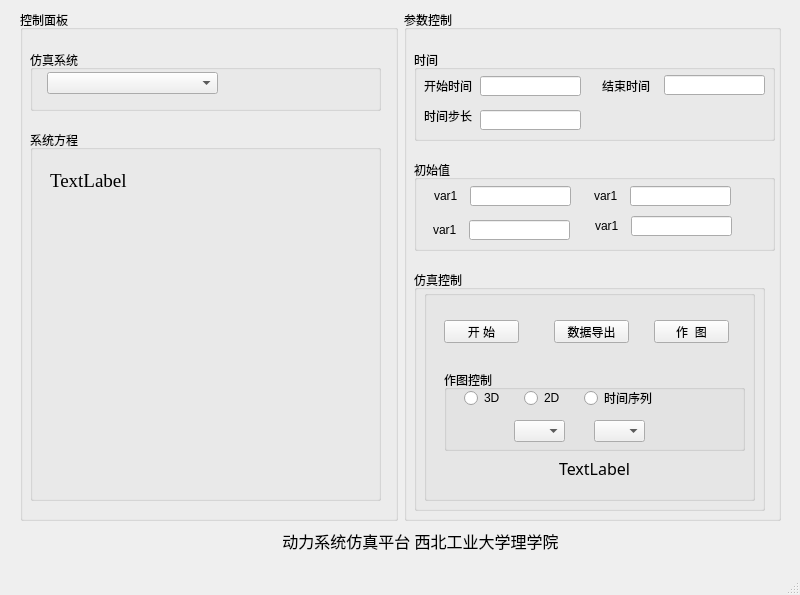
<?xml version="1.0" encoding="UTF-8"?>
<ui version="4.0">
 <class>mainWindow</class>
 <widget class="QMainWindow" name="mainWindow">
  <property name="geometry">
   <rect>
    <x>0</x>
    <y>0</y>
    <width>800</width>
    <height>595</height>
   </rect>
  </property>
  <property name="windowTitle">
   <string>动力系统演示平台</string>
  </property>
  <widget class="QWidget" name="centralwidget">
   <widget class="QWidget" name="layoutWidget">
    <property name="geometry">
     <rect>
      <x>20</x>
      <y>10</y>
      <width>761</width>
      <height>511</height>
     </rect>
    </property>
    <layout class="QHBoxLayout" name="horizontalLayout">
     <item>
      <widget class="QGroupBox" name="groupBox">
       <property name="title">
        <string>控制面板</string>
       </property>
       <widget class="QGroupBox" name="groupBox_3">
        <property name="geometry">
         <rect>
          <x>10</x>
          <y>40</y>
          <width>351</width>
          <height>61</height>
         </rect>
        </property>
        <property name="title">
         <string>仿真系统</string>
        </property>
        <widget class="QComboBox" name="systemSelect">
         <property name="geometry">
          <rect>
           <x>17</x>
           <y>22</y>
           <width>171</width>
           <height>22</height>
          </rect>
         </property>
        </widget>
       </widget>
       <widget class="QGroupBox" name="groupBox_4">
        <property name="geometry">
         <rect>
          <x>10</x>
          <y>120</y>
          <width>351</width>
          <height>371</height>
         </rect>
        </property>
        <property name="title">
         <string>系统方程</string>
        </property>
        <widget class="QLabel" name="funLabel">
         <property name="geometry">
          <rect>
           <x>20</x>
           <y>40</y>
           <width>291</width>
           <height>291</height>
          </rect>
         </property>
         <property name="font">
          <font>
           <family>Times New Roman</family>
           <pointsize>14</pointsize>
          </font>
         </property>
         <property name="text">
          <string>TextLabel</string>
         </property>
         <property name="alignment">
          <set>Qt::AlignLeading|Qt::AlignLeft|Qt::AlignTop</set>
         </property>
        </widget>
       </widget>
      </widget>
     </item>
     <item>
      <widget class="QGroupBox" name="groupBox_2">
       <property name="title">
        <string>参数控制</string>
       </property>
       <widget class="QGroupBox" name="groupBox_5">
        <property name="geometry">
         <rect>
          <x>10</x>
          <y>40</y>
          <width>361</width>
          <height>91</height>
         </rect>
        </property>
        <property name="title">
         <string>时间</string>
        </property>
        <widget class="QLabel" name="label">
         <property name="geometry">
          <rect>
           <x>10</x>
           <y>30</y>
           <width>54</width>
           <height>12</height>
          </rect>
         </property>
         <property name="text">
          <string>开始时间</string>
         </property>
        </widget>
        <widget class="QLabel" name="label_2">
         <property name="geometry">
          <rect>
           <x>188</x>
           <y>30</y>
           <width>54</width>
           <height>12</height>
          </rect>
         </property>
         <property name="text">
          <string>结束时间</string>
         </property>
        </widget>
        <widget class="QLabel" name="label_3">
         <property name="geometry">
          <rect>
           <x>10</x>
           <y>60</y>
           <width>54</width>
           <height>12</height>
          </rect>
         </property>
         <property name="text">
          <string>时间步长</string>
         </property>
        </widget>
        <widget class="QLineEdit" name="lineEdit">
         <property name="geometry">
          <rect>
           <x>66</x>
           <y>26</y>
           <width>101</width>
           <height>20</height>
          </rect>
         </property>
        </widget>
        <widget class="QLineEdit" name="lineEdit_2">
         <property name="geometry">
          <rect>
           <x>250</x>
           <y>25</y>
           <width>101</width>
           <height>20</height>
          </rect>
         </property>
        </widget>
        <widget class="QLineEdit" name="lineEdit_3">
         <property name="geometry">
          <rect>
           <x>66</x>
           <y>60</y>
           <width>101</width>
           <height>20</height>
          </rect>
         </property>
        </widget>
       </widget>
       <widget class="QGroupBox" name="groupBox_6">
        <property name="geometry">
         <rect>
          <x>10</x>
          <y>150</y>
          <width>361</width>
          <height>91</height>
         </rect>
        </property>
        <property name="title">
         <string>初始值</string>
        </property>
        <widget class="QLabel" name="var1">
         <property name="geometry">
          <rect>
           <x>20</x>
           <y>30</y>
           <width>54</width>
           <height>12</height>
          </rect>
         </property>
         <property name="text">
          <string>var1</string>
         </property>
        </widget>
        <widget class="QLineEdit" name="lineEdit_4">
         <property name="geometry">
          <rect>
           <x>56</x>
           <y>26</y>
           <width>101</width>
           <height>20</height>
          </rect>
         </property>
        </widget>
        <widget class="QLabel" name="var1_2">
         <property name="geometry">
          <rect>
           <x>180</x>
           <y>30</y>
           <width>54</width>
           <height>12</height>
          </rect>
         </property>
         <property name="text">
          <string>var1</string>
         </property>
        </widget>
        <widget class="QLineEdit" name="lineEdit_5">
         <property name="geometry">
          <rect>
           <x>216</x>
           <y>26</y>
           <width>101</width>
           <height>20</height>
          </rect>
         </property>
        </widget>
        <widget class="QLabel" name="var1_3">
         <property name="geometry">
          <rect>
           <x>19</x>
           <y>64</y>
           <width>54</width>
           <height>12</height>
          </rect>
         </property>
         <property name="text">
          <string>var1</string>
         </property>
        </widget>
        <widget class="QLineEdit" name="lineEdit_6">
         <property name="geometry">
          <rect>
           <x>55</x>
           <y>60</y>
           <width>101</width>
           <height>20</height>
          </rect>
         </property>
        </widget>
        <widget class="QLabel" name="var1_4">
         <property name="geometry">
          <rect>
           <x>181</x>
           <y>60</y>
           <width>54</width>
           <height>12</height>
          </rect>
         </property>
         <property name="text">
          <string>var1</string>
         </property>
        </widget>
        <widget class="QLineEdit" name="lineEdit_7">
         <property name="geometry">
          <rect>
           <x>217</x>
           <y>56</y>
           <width>101</width>
           <height>20</height>
          </rect>
         </property>
        </widget>
       </widget>
       <widget class="QGroupBox" name="groupBox_7">
        <property name="geometry">
         <rect>
          <x>10</x>
          <y>260</y>
          <width>351</width>
          <height>241</height>
         </rect>
        </property>
        <property name="title">
         <string>仿真控制</string>
        </property>
        <widget class="QGroupBox" name="groupBox_8">
         <property name="geometry">
          <rect>
           <x>10</x>
           <y>20</y>
           <width>331</width>
           <height>211</height>
          </rect>
         </property>
         <property name="title">
          <string/>
         </property>
         <widget class="QPushButton" name="dataExport">
          <property name="geometry">
           <rect>
            <x>130</x>
            <y>30</y>
            <width>75</width>
            <height>23</height>
           </rect>
          </property>
          <property name="text">
           <string>数据导出</string>
          </property>
         </widget>
         <widget class="QPushButton" name="start">
          <property name="geometry">
           <rect>
            <x>20</x>
            <y>30</y>
            <width>75</width>
            <height>23</height>
           </rect>
          </property>
          <property name="text">
           <string>开 始</string>
          </property>
         </widget>
         <widget class="QPushButton" name="visual">
          <property name="geometry">
           <rect>
            <x>230</x>
            <y>30</y>
            <width>75</width>
            <height>23</height>
           </rect>
          </property>
          <property name="text">
           <string>作  图</string>
          </property>
         </widget>
         <widget class="QGroupBox" name="groupBox_9">
          <property name="geometry">
           <rect>
            <x>20</x>
            <y>80</y>
            <width>301</width>
            <height>81</height>
           </rect>
          </property>
          <property name="title">
           <string>作图控制</string>
          </property>
          <widget class="QRadioButton" name="radioButton1">
           <property name="geometry">
            <rect>
             <x>20</x>
             <y>20</y>
             <width>41</width>
             <height>16</height>
            </rect>
           </property>
           <property name="text">
            <string>3D</string>
           </property>
          </widget>
          <widget class="QRadioButton" name="radioButton2">
           <property name="geometry">
            <rect>
             <x>80</x>
             <y>20</y>
             <width>41</width>
             <height>16</height>
            </rect>
           </property>
           <property name="text">
            <string>2D</string>
           </property>
          </widget>
          <widget class="QRadioButton" name="radioButton3">
           <property name="geometry">
            <rect>
             <x>140</x>
             <y>20</y>
             <width>71</width>
             <height>16</height>
            </rect>
           </property>
           <property name="text">
            <string>时间序列</string>
           </property>
          </widget>
          <widget class="QComboBox" name="comboBox1">
           <property name="geometry">
            <rect>
             <x>70</x>
             <y>50</y>
             <width>51</width>
             <height>22</height>
            </rect>
           </property>
          </widget>
          <widget class="QComboBox" name="comboBox2">
           <property name="geometry">
            <rect>
             <x>150</x>
             <y>50</y>
             <width>51</width>
             <height>22</height>
            </rect>
           </property>
          </widget>
         </widget>
         <widget class="QLabel" name="label_5">
          <property name="geometry">
           <rect>
            <x>130</x>
            <y>170</y>
            <width>81</width>
            <height>16</height>
           </rect>
          </property>
          <property name="font">
           <font>
            <family>SimSun-ExtB</family>
            <pointsize>12</pointsize>
           </font>
          </property>
          <property name="text">
           <string>TextLabel</string>
          </property>
          <property name="alignment">
           <set>Qt::AlignCenter</set>
          </property>
         </widget>
        </widget>
       </widget>
      </widget>
     </item>
    </layout>
   </widget>
   <widget class="QLabel" name="label_4">
    <property name="geometry">
     <rect>
      <x>170</x>
      <y>530</y>
      <width>501</width>
      <height>21</height>
     </rect>
    </property>
    <property name="font">
     <font>
      <family>SimSun-ExtB</family>
      <pointsize>12</pointsize>
      <weight>50</weight>
      <bold>false</bold>
     </font>
    </property>
    <property name="text">
     <string>动力系统仿真平台 西北工业大学理学院</string>
    </property>
    <property name="alignment">
     <set>Qt::AlignCenter</set>
    </property>
   </widget>
  </widget>
  <widget class="QMenuBar" name="menubar">
   <property name="geometry">
    <rect>
     <x>0</x>
     <y>0</y>
     <width>800</width>
     <height>23</height>
    </rect>
   </property>
  </widget>
  <widget class="QStatusBar" name="statusbar"/>
 </widget>
 <resources/>
 <connections/>
</ui>
